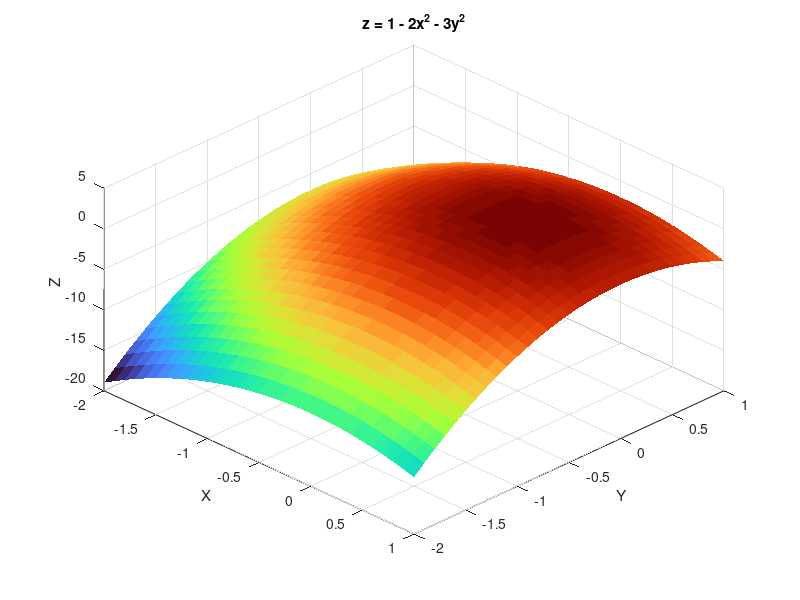

The MATLAB script that drew this image: (Note: this script raises an error after producing the figure.)
%Kasparas Pipiras
%EEf-25/2
%2026-09-23

clear
% 1. a)
[x, y] = meshgrid(-1:0.1:1);
r = sqrt(x.^2 + y.^2);
z = exp(r^2);
surf(x, y, z);
view(30, 30);
colormap summer
xlabel('X')
ylabel('Y')
zlabel('Z')
title('z = exp(x^2 + y^2)')
%% b)
clear
[x, y] = meshgrid(-2:0.1:1);
z = 1 - 2.*x.^2 - 3.*y.^2;
surf(x, y, z);
colormap turbo
shading("flat")
view(45, 45);
xlabel('X')
ylabel('Y')
zlabel('Z')
title('z = 1 - 2x^2 - 3y^2')
%% P.
clear
[x, y] = meshgrid(-2:0.1:2);
z = 1 - (x.^2 + y.^2);
tiledlayout(1, 3);

nexttile
surf(x, y, z);
shading("flat");

nexttile
surf(x, y, z);
shading("faceted");

nexttile
surf(x, y, z);
shading("interp");
